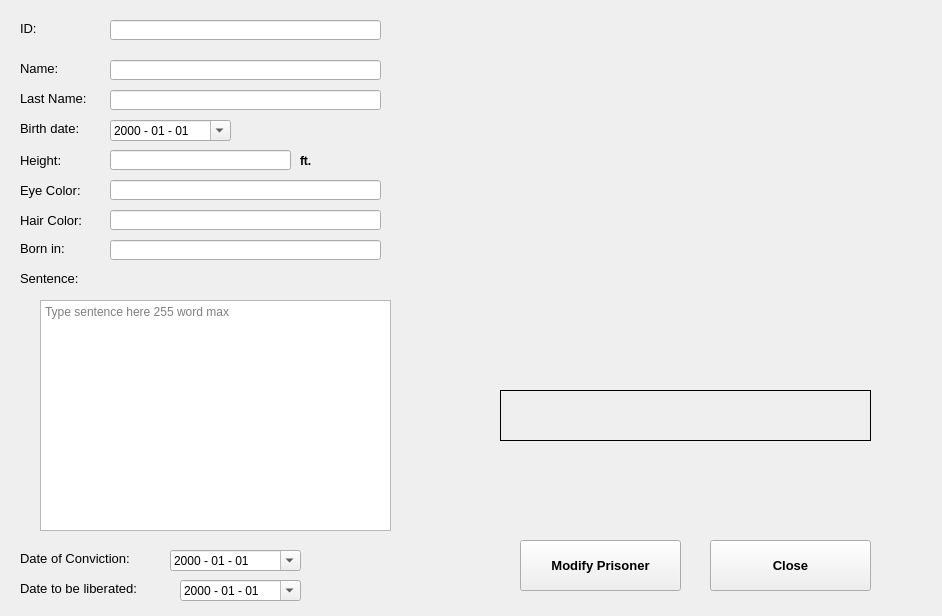
<?xml version="1.0" encoding="UTF-8"?>
<ui version="4.0">
 <class>actionModify_Prisoner</class>
 <widget class="QWidget" name="actionModify_Prisoner">
  <property name="geometry">
   <rect>
    <x>0</x>
    <y>0</y>
    <width>942</width>
    <height>616</height>
   </rect>
  </property>
  <property name="windowTitle">
   <string>Modify Prisoner</string>
  </property>
  <widget class="QLabel" name="ft_label">
   <property name="geometry">
    <rect>
     <x>300</x>
     <y>150</y>
     <width>91</width>
     <height>21</height>
    </rect>
   </property>
   <property name="font">
    <font>
     <pointsize>9</pointsize>
     <weight>75</weight>
     <bold>true</bold>
    </font>
   </property>
   <property name="text">
    <string>ft.</string>
   </property>
  </widget>
  <widget class="QDateEdit" name="Birthdate_dateEdit">
   <property name="geometry">
    <rect>
     <x>110</x>
     <y>120</y>
     <width>121</width>
     <height>21</height>
    </rect>
   </property>
   <property name="font">
    <font>
     <pointsize>9</pointsize>
    </font>
   </property>
   <property name="buttonSymbols">
    <enum>QAbstractSpinBox::UpDownArrows</enum>
   </property>
   <property name="displayFormat">
    <string>yyyy - MM - dd</string>
   </property>
   <property name="calendarPopup">
    <bool>true</bool>
   </property>
  </widget>
  <widget class="QLabel" name="hair_label">
   <property name="geometry">
    <rect>
     <x>20</x>
     <y>210</y>
     <width>91</width>
     <height>21</height>
    </rect>
   </property>
   <property name="font">
    <font>
     <pointsize>10</pointsize>
    </font>
   </property>
   <property name="text">
    <string>Hair Color:</string>
   </property>
  </widget>
  <widget class="QLabel" name="lastName_label">
   <property name="geometry">
    <rect>
     <x>20</x>
     <y>90</y>
     <width>91</width>
     <height>16</height>
    </rect>
   </property>
   <property name="font">
    <font>
     <pointsize>10</pointsize>
    </font>
   </property>
   <property name="text">
    <string>Last Name:</string>
   </property>
  </widget>
  <widget class="QLabel" name="sentence_label">
   <property name="geometry">
    <rect>
     <x>20</x>
     <y>270</y>
     <width>91</width>
     <height>16</height>
    </rect>
   </property>
   <property name="font">
    <font>
     <pointsize>10</pointsize>
    </font>
   </property>
   <property name="text">
    <string>Sentence: </string>
   </property>
  </widget>
  <widget class="QLineEdit" name="Born_lineEdit">
   <property name="geometry">
    <rect>
     <x>110</x>
     <y>240</y>
     <width>271</width>
     <height>20</height>
    </rect>
   </property>
   <property name="font">
    <font>
     <pointsize>9</pointsize>
     <weight>50</weight>
     <bold>false</bold>
    </font>
   </property>
   <property name="text">
    <string/>
   </property>
  </widget>
  <widget class="QDateEdit" name="DateOfConviction_dateEdit">
   <property name="geometry">
    <rect>
     <x>170</x>
     <y>550</y>
     <width>131</width>
     <height>21</height>
    </rect>
   </property>
   <property name="font">
    <font>
     <pointsize>9</pointsize>
    </font>
   </property>
   <property name="buttonSymbols">
    <enum>QAbstractSpinBox::UpDownArrows</enum>
   </property>
   <property name="displayFormat">
    <string>yyyy - MM - dd</string>
   </property>
   <property name="calendarPopup">
    <bool>true</bool>
   </property>
  </widget>
  <widget class="QLabel" name="foto_label">
   <property name="geometry">
    <rect>
     <x>500</x>
     <y>40</y>
     <width>371</width>
     <height>311</height>
    </rect>
   </property>
   <property name="sizePolicy">
    <sizepolicy hsizetype="Fixed" vsizetype="Preferred">
     <horstretch>22</horstretch>
     <verstretch>22</verstretch>
    </sizepolicy>
   </property>
   <property name="text">
    <string/>
   </property>
   <property name="scaledContents">
    <bool>true</bool>
   </property>
  </widget>
  <widget class="QTextEdit" name="Sentence_textEdit">
   <property name="geometry">
    <rect>
     <x>40</x>
     <y>300</y>
     <width>351</width>
     <height>231</height>
    </rect>
   </property>
   <property name="font">
    <font>
     <pointsize>9</pointsize>
    </font>
   </property>
   <property name="placeholderText">
    <string>Type sentence here 255 word max</string>
   </property>
  </widget>
  <widget class="QPushButton" name="addPrisoner_pushButton">
   <property name="geometry">
    <rect>
     <x>520</x>
     <y>540</y>
     <width>161</width>
     <height>51</height>
    </rect>
   </property>
   <property name="font">
    <font>
     <pointsize>10</pointsize>
     <weight>75</weight>
     <bold>true</bold>
    </font>
   </property>
   <property name="text">
    <string>Modify Prisoner</string>
   </property>
  </widget>
  <widget class="QLabel" name="height_label">
   <property name="geometry">
    <rect>
     <x>20</x>
     <y>150</y>
     <width>71</width>
     <height>21</height>
    </rect>
   </property>
   <property name="font">
    <font>
     <pointsize>10</pointsize>
    </font>
   </property>
   <property name="text">
    <string>Height:</string>
   </property>
  </widget>
  <widget class="QLabel" name="name_label">
   <property name="geometry">
    <rect>
     <x>20</x>
     <y>60</y>
     <width>61</width>
     <height>16</height>
    </rect>
   </property>
   <property name="font">
    <font>
     <pointsize>10</pointsize>
    </font>
   </property>
   <property name="text">
    <string>Name:</string>
   </property>
  </widget>
  <widget class="QLineEdit" name="Hair_lineEdit">
   <property name="geometry">
    <rect>
     <x>110</x>
     <y>210</y>
     <width>271</width>
     <height>20</height>
    </rect>
   </property>
   <property name="font">
    <font>
     <pointsize>9</pointsize>
     <weight>50</weight>
     <bold>false</bold>
    </font>
   </property>
   <property name="text">
    <string/>
   </property>
  </widget>
  <widget class="QLabel" name="birthDate_label">
   <property name="geometry">
    <rect>
     <x>20</x>
     <y>120</y>
     <width>101</width>
     <height>16</height>
    </rect>
   </property>
   <property name="font">
    <font>
     <pointsize>10</pointsize>
    </font>
   </property>
   <property name="text">
    <string>Birth date: </string>
   </property>
  </widget>
  <widget class="QDateEdit" name="DateToBeLiberated_dateEdit">
   <property name="geometry">
    <rect>
     <x>180</x>
     <y>580</y>
     <width>121</width>
     <height>21</height>
    </rect>
   </property>
   <property name="font">
    <font>
     <pointsize>9</pointsize>
    </font>
   </property>
   <property name="buttonSymbols">
    <enum>QAbstractSpinBox::UpDownArrows</enum>
   </property>
   <property name="displayFormat">
    <string>yyyy - MM - dd</string>
   </property>
   <property name="calendarPopup">
    <bool>true</bool>
   </property>
  </widget>
  <widget class="QLineEdit" name="Name_lineEdit">
   <property name="geometry">
    <rect>
     <x>110</x>
     <y>60</y>
     <width>271</width>
     <height>20</height>
    </rect>
   </property>
   <property name="font">
    <font>
     <pointsize>9</pointsize>
     <weight>50</weight>
     <bold>false</bold>
    </font>
   </property>
   <property name="text">
    <string/>
   </property>
  </widget>
  <widget class="QLabel" name="dateToBeLiberated_label">
   <property name="geometry">
    <rect>
     <x>20</x>
     <y>580</y>
     <width>171</width>
     <height>16</height>
    </rect>
   </property>
   <property name="font">
    <font>
     <pointsize>10</pointsize>
    </font>
   </property>
   <property name="text">
    <string>Date to be liberated: </string>
   </property>
  </widget>
  <widget class="QLineEdit" name="LastName_lineEdit">
   <property name="geometry">
    <rect>
     <x>110</x>
     <y>90</y>
     <width>271</width>
     <height>20</height>
    </rect>
   </property>
   <property name="font">
    <font>
     <pointsize>9</pointsize>
     <weight>50</weight>
     <bold>false</bold>
    </font>
   </property>
   <property name="text">
    <string/>
   </property>
  </widget>
  <widget class="QLabel" name="born_label">
   <property name="geometry">
    <rect>
     <x>20</x>
     <y>240</y>
     <width>61</width>
     <height>16</height>
    </rect>
   </property>
   <property name="font">
    <font>
     <pointsize>10</pointsize>
    </font>
   </property>
   <property name="text">
    <string>Born in:</string>
   </property>
  </widget>
  <widget class="QPushButton" name="Close_pushButton">
   <property name="geometry">
    <rect>
     <x>710</x>
     <y>540</y>
     <width>161</width>
     <height>51</height>
    </rect>
   </property>
   <property name="font">
    <font>
     <pointsize>10</pointsize>
     <weight>75</weight>
     <bold>true</bold>
    </font>
   </property>
   <property name="text">
    <string>Close</string>
   </property>
  </widget>
  <widget class="QLabel" name="dateOfConviction_label">
   <property name="geometry">
    <rect>
     <x>20</x>
     <y>550</y>
     <width>151</width>
     <height>16</height>
    </rect>
   </property>
   <property name="font">
    <font>
     <pointsize>10</pointsize>
    </font>
   </property>
   <property name="text">
    <string>Date of Conviction:</string>
   </property>
  </widget>
  <widget class="QLineEdit" name="Height_lineEdit">
   <property name="geometry">
    <rect>
     <x>110</x>
     <y>150</y>
     <width>181</width>
     <height>20</height>
    </rect>
   </property>
   <property name="font">
    <font>
     <pointsize>9</pointsize>
     <weight>50</weight>
     <bold>false</bold>
    </font>
   </property>
   <property name="cursor">
    <cursorShape>IBeamCursor</cursorShape>
   </property>
   <property name="text">
    <string/>
   </property>
  </widget>
  <widget class="QLineEdit" name="EyeColor_lineEdit">
   <property name="geometry">
    <rect>
     <x>110</x>
     <y>180</y>
     <width>271</width>
     <height>20</height>
    </rect>
   </property>
   <property name="font">
    <font>
     <pointsize>9</pointsize>
     <weight>50</weight>
     <bold>false</bold>
    </font>
   </property>
   <property name="text">
    <string/>
   </property>
  </widget>
  <widget class="QLabel" name="eye_label">
   <property name="geometry">
    <rect>
     <x>20</x>
     <y>180</y>
     <width>91</width>
     <height>21</height>
    </rect>
   </property>
   <property name="font">
    <font>
     <pointsize>10</pointsize>
    </font>
   </property>
   <property name="text">
    <string>Eye Color: </string>
   </property>
  </widget>
  <widget class="QLabel" name="id_label">
   <property name="geometry">
    <rect>
     <x>20</x>
     <y>20</y>
     <width>61</width>
     <height>16</height>
    </rect>
   </property>
   <property name="font">
    <font>
     <pointsize>10</pointsize>
    </font>
   </property>
   <property name="text">
    <string>ID:</string>
   </property>
  </widget>
  <widget class="QLineEdit" name="ID_lineEdit">
   <property name="geometry">
    <rect>
     <x>110</x>
     <y>20</y>
     <width>271</width>
     <height>20</height>
    </rect>
   </property>
   <property name="font">
    <font>
     <pointsize>9</pointsize>
     <weight>50</weight>
     <bold>false</bold>
    </font>
   </property>
   <property name="text">
    <string/>
   </property>
   <property name="readOnly">
    <bool>true</bool>
   </property>
  </widget>
  <widget class="QLabel" name="modify_label">
   <property name="geometry">
    <rect>
     <x>500</x>
     <y>390</y>
     <width>371</width>
     <height>51</height>
    </rect>
   </property>
   <property name="font">
    <font>
     <pointsize>12</pointsize>
     <weight>75</weight>
     <bold>true</bold>
    </font>
   </property>
   <property name="frameShape">
    <enum>QFrame::Box</enum>
   </property>
   <property name="text">
    <string/>
   </property>
   <property name="alignment">
    <set>Qt::AlignCenter</set>
   </property>
  </widget>
 </widget>
 <resources/>
 <connections>
  <connection>
   <sender>addPrisoner_pushButton</sender>
   <signal>clicked()</signal>
   <receiver>actionModify_Prisoner</receiver>
   <slot>modify_prisoner_clicked()</slot>
   <hints>
    <hint type="sourcelabel">
     <x>570</x>
     <y>566</y>
    </hint>
    <hint type="destinationlabel">
     <x>484</x>
     <y>526</y>
    </hint>
   </hints>
  </connection>
  <connection>
   <sender>Close_pushButton</sender>
   <signal>clicked()</signal>
   <receiver>actionModify_Prisoner</receiver>
   <slot>close()</slot>
   <hints>
    <hint type="sourcelabel">
     <x>747</x>
     <y>558</y>
    </hint>
    <hint type="destinationlabel">
     <x>829</x>
     <y>501</y>
    </hint>
   </hints>
  </connection>
 </connections>
 <slots>
  <slot>modify_prisoner_clicked()</slot>
  <slot>modify_image_clicked()</slot>
 </slots>
</ui>
